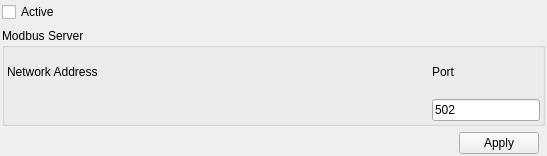
<?xml version="1.0" encoding="UTF-8"?>
<ui version="4.0">
 <class>TcpIpSettingsWidget</class>
 <widget class="QWidget" name="TcpIpSettingsWidget">
  <property name="geometry">
   <rect>
    <x>0</x>
    <y>0</y>
    <width>547</width>
    <height>156</height>
   </rect>
  </property>
  <property name="windowTitle">
   <string>Form</string>
  </property>
  <layout class="QVBoxLayout" name="verticalLayout">
   <property name="leftMargin">
    <number>2</number>
   </property>
   <property name="topMargin">
    <number>2</number>
   </property>
   <property name="rightMargin">
    <number>2</number>
   </property>
   <property name="bottomMargin">
    <number>2</number>
   </property>
   <item>
    <widget class="QCheckBox" name="cbEnabled">
     <property name="text">
      <string>Active</string>
     </property>
    </widget>
   </item>
   <item>
    <widget class="QGroupBox" name="groupBox">
     <property name="title">
      <string>Modbus Server</string>
     </property>
     <layout class="QGridLayout" name="gridLayout">
      <property name="leftMargin">
       <number>2</number>
      </property>
      <property name="topMargin">
       <number>2</number>
      </property>
      <property name="rightMargin">
       <number>2</number>
      </property>
      <property name="bottomMargin">
       <number>2</number>
      </property>
      <item row="0" column="0">
       <widget class="QLabel" name="label">
        <property name="text">
         <string>Network Address</string>
        </property>
       </widget>
      </item>
      <item row="0" column="1">
       <widget class="QLabel" name="label_2">
        <property name="text">
         <string>Port</string>
        </property>
       </widget>
      </item>
      <item row="1" column="0">
       <widget class="IPAddressCtrl" name="edNetworkAddress" native="true">
        <property name="sizePolicy">
         <sizepolicy hsizetype="Preferred" vsizetype="Preferred">
          <horstretch>1</horstretch>
          <verstretch>0</verstretch>
         </sizepolicy>
        </property>
        <property name="minimumSize">
         <size>
          <width>260</width>
          <height>0</height>
         </size>
        </property>
       </widget>
      </item>
      <item row="1" column="1">
       <widget class="QLineEdit" name="edPort">
        <property name="text">
         <string>502</string>
        </property>
       </widget>
      </item>
     </layout>
    </widget>
   </item>
   <item>
    <layout class="QHBoxLayout" name="horizontalLayout">
     <property name="rightMargin">
      <number>6</number>
     </property>
     <item>
      <spacer name="horizontalSpacer">
       <property name="orientation">
        <enum>Qt::Horizontal</enum>
       </property>
       <property name="sizeHint" stdset="0">
        <size>
         <width>40</width>
         <height>20</height>
        </size>
       </property>
      </spacer>
     </item>
     <item>
      <widget class="QPushButton" name="btnApply">
       <property name="text">
        <string>Apply</string>
       </property>
      </widget>
     </item>
    </layout>
   </item>
  </layout>
 </widget>
 <customwidgets>
  <customwidget>
   <class>IPAddressCtrl</class>
   <extends>QWidget</extends>
   <header>ipaddressctrl.h</header>
   <container>1</container>
  </customwidget>
 </customwidgets>
 <resources/>
 <connections/>
</ui>
